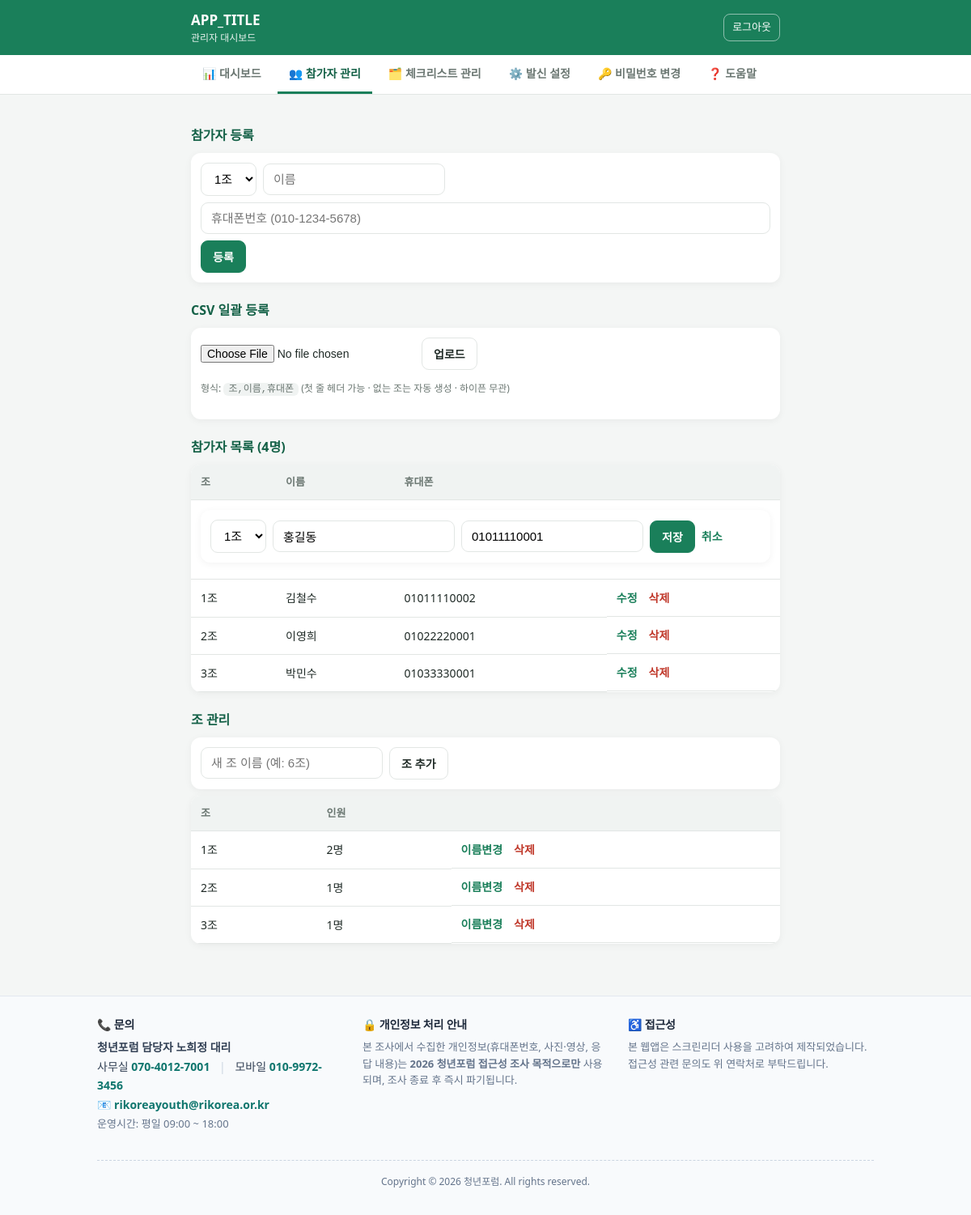
Screenshot of /admin.php?view=members&edit=1 (signed in) with the database file from the repository.
### tables this page shows
CREATE TABLE members (
  id      INT AUTO_INCREMENT PRIMARY KEY,
  team_id INT NOT NULL,
  name    VARCHAR(50) NOT NULL,
  phone   VARCHAR(20) NOT NULL UNIQUE,    
  FOREIGN KEY (team_id) REFERENCES teams(id) ON DELETE CASCADE
);

CREATE TABLE teams (
  id   INT AUTO_INCREMENT PRIMARY KEY,
  name VARCHAR(50) NOT NULL
);

### db.php (called while the page is built, shortened)
<?php
function db(?PDO $inject = null): PDO {
    static $pdo = null;
    if ($pdo === null) {
        $dsn = sprintf('mysql:host=%s;port=%d;dbname=%s;charset=utf8mb4',
            DB_HOST, DB_PORT, DB_NAME);
        $pdo = new PDO($dsn, DB_USER, DB_PASS, [
            PDO::ATTR_ERRMODE            => PDO::ERRMODE_EXCEPTION,
            PDO::ATTR_DEFAULT_FETCH_MODE => PDO::FETCH_ASSOC,
            PDO::ATTR_EMULATE_PREPARES   => false,
        ]);
    }
    return $pdo;
}

### lib.php (called while the page is built, shortened)
<?php
require_once __DIR__ . '/db.php';
function h($s): string {
    return htmlspecialchars((string)$s, ENT_QUOTES, 'UTF-8');
}
function list_teams(): array {
    return db()->query('SELECT * FROM teams ORDER BY id')->fetchAll();
}
function list_members(): array {
    return db()->query(
        'SELECT m.*, t.name AS team_name
         FROM members m JOIN teams t ON t.id = m.team_id
         ORDER BY t.id, m.id')->fetchAll();
}

### admin_members.php (the view, shortened to what this page needs)
<?php
$teams   = list_teams();
$members = list_members();
$token   = csrf_token();
$editId  = (int)($_GET['edit'] ?? 0);
$editTeam = (int)($_GET['editteam'] ?? 0);
$counts = [];
foreach ($members as $m) { $counts[(int)$m['team_id']] = ($counts[(int)$m['team_id']] ?? 0) + 1; }
?>
<h2 class="section-title">참가자 등록</h2>
<?php if (!$teams): ?>
  <p class="hint">먼저 아래 ‘조 관리’에서 조를 하나 이상 추가하세요.</p>
<?php else: ?>
<form method="post" class="form-inline">
  <select name="team_id" required>
    <?php foreach ($teams as $t): ?>
      <option value="<?= (int)$t['id'] ?>"><?= h($t['name']) ?></option>
    <?php endforeach; ?>
  </select>
  <input name="name" placeholder="이름" required>
  <input name="phone" type="tel" inputmode="numeric" placeholder="휴대폰번호 (010-1234-5678)" required>
  <button class="btn-primary btn-sm" type="submit">등록</button>
</form>
<?php endif; ?>
<h2 class="section-title">CSV 일괄 등록</h2>
<form method="post" enctype="multipart/form-data" class="form-inline">
  <input type="file" name="csv" accept=".csv,text/csv" required>
  <button class="btn-sm" type="submit">업로드</button>
  <span class="hint">형식: <code>조,이름,휴대폰</code> (첫 줄 헤더 가능 · 없는 조는 자동 생성 · 하이픈 무관)</span>
</form>
<h2 class="section-title">참가자 목록 (<?= count($members) ?>명)</h2>
<table class="admin-table">
  <thead><tr><th scope="col">조</th><th scope="col">이름</th><th scope="col">휴대폰</th><th scope="col"></th></tr></thead>
  <tbody>
  <?php foreach ($members as $m): $mid = (int)$m['id']; ?>
    <?php if ($editId === $mid): ?>
      <tr>
        <td colspan="4">
          <form method="post" class="form-inline">
            <select name="team_id" required>
              <?php foreach ($teams as $t): ?>
                <option value="<?= (int)$t['id'] ?>" <?= (int)$t['id'] === (int)$m['team_id'] ? 'selected' : '' ?>><?= h($t['name']) ?></option>
              <?php endforeach; ?>
            </select>
            <input name="name" value="<?= h($m['name']) ?>" required>
            <input name="phone" value="<?= h($m['phone']) ?>" required>
            <button class="btn-primary btn-sm" type="submit">저장</button>
            <a class="link" href="admin.php?view=members">취소</a>
          </form>
        </td>
      </tr>
    <?php else: ?>
      <tr>
        <td><?= h($m['team_name']) ?></td>
        <td><?= h($m['name']) ?></td>
        <td><?= h($m['phone']) ?></td>
        <td class="actions">
          <a class="link" href="admin.php?view=members&edit=<?= $mid ?>">수정</a>
          <form method="post" class="inline-form" onsubmit="return confirm('이 참가자를 삭제할까요?')">
            <button class="linkbtn danger" type="submit">삭제</button>
          </form>
        </td>
      </tr>
    <?php endif; ?>
  <?php endforeach; ?>
  </tbody>
</table>
<h2 class="section-title">조 관리</h2>
<form method="post" class="form-inline">
  <input name="name" placeholder="새 조 이름 (예: 6조)" required>
  <button class="btn-sm" type="submit">조 추가</button>
</form>
<table class="admin-table">
  <thead><tr><th scope="col">조</th><th scope="col">인원</th><th scope="col"></th></tr></thead>
  <tbody>
  <?php foreach ($teams as $t): $tid = (int)$t['id']; ?>
    <?php if ($editTeam === $tid): ?>
      <tr>
        <td colspan="3">
          <form method="post" class="form-inline">
            <input type="hidden" name="csrf" value="<?= h($token) ?>">
            <input type="hidden" name="action" value="team_rename">
            <input type="hidden" name="id" value="<?= $tid ?>">
            <input name="name" value="<?= h($t['name']) ?>" required>
            <button class="btn-primary btn-sm" type="submit">저장</button>
            <a class="link" href="admin.php?view=members">취소</a>
          </form>
        </td>
      </tr>
    <?php else: ?>
      <tr>
        <td><?= h($t['name']) ?></td>
        <td><?= (int)($counts[$tid] ?? 0) ?>명</td>
        <td class="actions">
          <a class="link" href="admin.php?view=members&editteam=<?= $tid ?>">이름변경</a>
          <form method="post" class="inline-form" onsubmit="return confirm('이 조와 소속 참가자·체크가 모두 삭제됩니다. 계속할까요?')">
            <button class="linkbtn danger" type="submit">삭제</button>
          </form>
        </td>
      </tr>
    <?php endif; ?>
  <?php endforeach; ?>
  </tbody>
</table>

### assets/style.css (style rules this page uses)
:root { --green:#1a7f5a; --green-d:#146147; --bg:#f4f6f5; --card:#fff; --line:#e2e6e4; --text:#1f2a26; --muted:#6b7772; --err:#c0392b; --radius:14px; }
* { box-sizing:border-box }
html { -webkit-text-size-adjust:100% }
body { margin:0; font-family:"Malgun Gothic","Apple SD Gothic Neo",system-ui,sans-serif; background:var(--bg); color:var(--text); line-height:1.5; padding-bottom:env(safe-area-inset-bottom); }
a { color:var(--green) }
input[type=tel],input[type=password] { width:100%;padding:14px;font-size:17px;border:1.5px solid var(--line); border-radius:10px;outline:none }
.hint { color:var(--muted);font-size:12px;margin:6px 0 16px }
.btn-primary { width:100%;padding:14px;font-size:17px;font-weight:700;color:#fff; background:var(--green);border:0;border-radius:10px;cursor:pointer }
.section-title { font-size:16px;margin:22px 0 10px;color:var(--green-d) }
.admin-table { width:100%;border-collapse:collapse;background:#fff;border-radius:12px;overflow:hidden; box-shadow:0 2px 10px rgba(0,0,0,.05);font-size:14px }
.admin-table th,.admin-table td { padding:12px;text-align:left;border-bottom:1px solid var(--line) }
.admin-table thead th { background:#f0f3f2;color:var(--muted);font-size:13px }
.link { color:var(--green);text-decoration:none;font-weight:600 }
.form-inline { display:flex;flex-wrap:wrap;gap:8px;align-items:center;background:#fff; padding:12px;border-radius:12px;box-shadow:0 2px 10px rgba(0,0,0,.05);margin-bottom:8px }
.form-inline input[type=text],.form-inline input:not([type]),.form-inline input[type=tel], .form-inline input[type=number],.form-inline select { padding:10px 12px;font-size:15px;border:1.5px solid var(--line);border-radius:9px; outline:none;background:#fff }
.form-inline input[type=file] { font-size:14px }
.btn-sm { display:inline-block;padding:9px 14px;font-size:14px;font-weight:700;cursor:pointer; border:1.5px solid var(--line);background:#fff;color:var(--text);border-radius:9px;text-decoration:none }
.btn-primary.btn-sm { width:auto;color:#fff;background:var(--green);border-color:var(--green) }
.inline-form { display:inline }
.linkbtn { background:none;border:0;color:var(--green);font-weight:600;font-size:14px;cursor:pointer;padding:0 2px }
.linkbtn.danger { color:var(--err) }
.actions { display:flex;gap:12px;align-items:center;white-space:nowrap }
.hint code { background:#f0f3f2;padding:1px 6px;border-radius:6px }

### rows the page displays
members: team_id "1조", name "홍길동", phone "01011110001"
members: team.name "1조", name "김철수", phone "01011110002"
members: team.name "2조", name "이영희", phone "01022220001"
members: team.name "3조", name "박민수", phone "01033330001"
teams: name "1조", id "2"
teams: name "2조", id.team_id "1"
teams: name "3조", id.team_id "1"

### other values shown
APP_TITLE "APP_TITLE"
count($members) "4"
form field team_id "1조"
